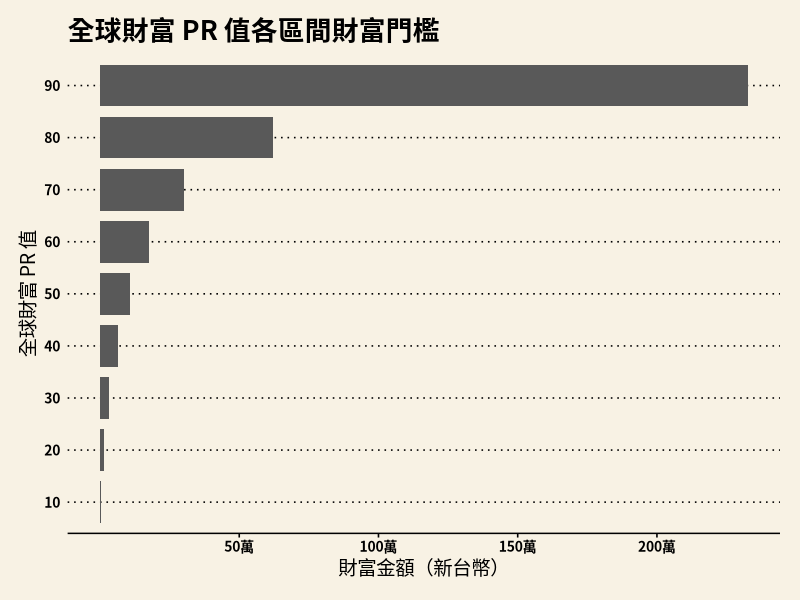
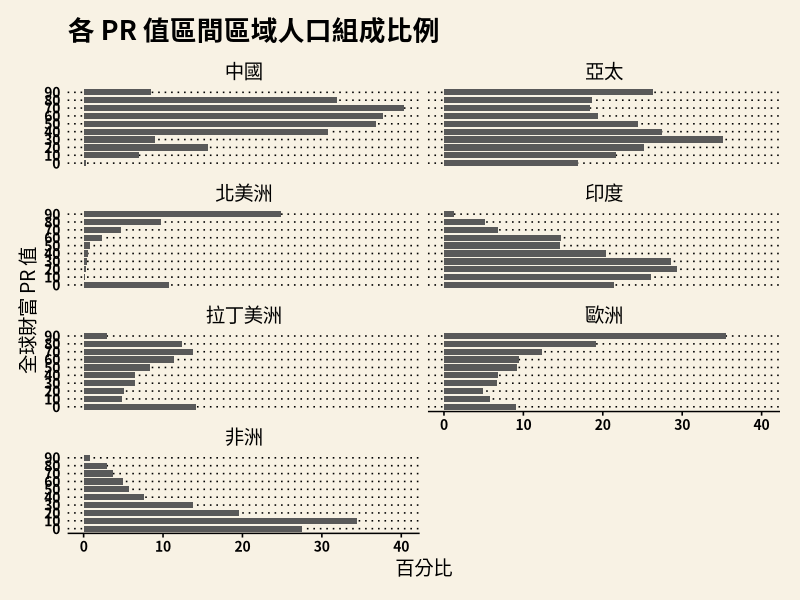
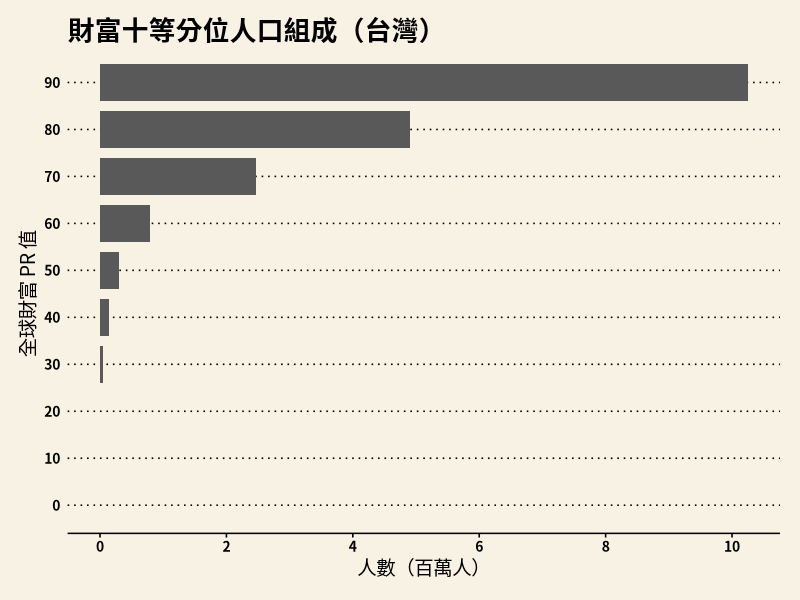

Source code (R) for these figures, in order:
library("tidyverse")
library("ggthemes")
library("svglite")

min_wealth_decile <- c(90, 466, 1083, 2152, 3582, 5855, 9941, 20536, 76754)
min_wealth_decile <- round(min_wealth_decile*30.3)

decile_str <- c("10", "20", "30", "40", "50", "60", "70", "80", "90")

min_wealth_df <- data.frame(decile_str, min_wealth_decile)
names(min_wealth_df) <- c("decile", "NTD")

g1 <- ggplot(min_wealth_df, aes(decile, NTD)) +
  geom_col(width = 0.8) + 
  scale_y_continuous(name="財富金額（新台幣）"
                     , breaks = c(500000, 1000000, 1500000, 2000000)
                     , labels = c("50萬", "100萬", "150萬", "200萬")) +
  scale_x_discrete(name="全球財富 PR 值") +
  coord_flip() +
  theme_wsj(base_size = 12, base_family = "Noto Sans CJK TC", title_family = "Noto Sans CJK TC") +
  scale_colour_wsj("colors6") + 
  theme(text = element_text(size=12), #控制基本字體大小
        title = element_text(size=16),
        legend.title = element_text(size=13), #控制圖例標題字體大小
        axis.title = element_text(size=14),
        axis.line.x = element_line(size=0.5, color = "black"), #控制x軸粗細與顏色
        axis.text.x = element_text(size=10), #控制x軸內容字體大小
        axis.text.y = element_text(size=10)) + #控制y軸內容字體大小
  ggtitle("全球財富 PR 值各區間財富門檻")
g1

decile_str2 <- c("0", "10", "20", "30", "40", "50", "60", "70", "80", "90")
decile_pop_by_region <- read_csv("wealth_data_decile_2017.csv") %>%
  mutate(decile=as.character(decile))
decile_pop_by_region_long <- gather(decile_pop_by_region, key="region", value="percentage", -decile)

g2 <- ggplot(decile_pop_by_region_long, aes(decile, percentage)) +
  geom_col(width = 0.8) + 
  facet_wrap(~ region, nrow = 4) +
  scale_y_continuous(name="百分比") +
  scale_x_discrete(name="全球財富 PR 值") +
  coord_flip() +
  theme_wsj(base_size = 12, base_family = "Noto Sans CJK TC", title_family = "Noto Sans CJK TC") +
  scale_colour_wsj("colors6") + 
  theme(text = element_text(size=12), #控制基本字體大小
        title = element_text(size=16),
        strip.text = element_text(size=14),
        legend.title = element_text(size=13), #控制圖例標題字體大小
        axis.title = element_text(size=14),
        axis.line.x = element_line(size=0.5, color = "black"), #控制x軸粗細與顏色
        axis.text.x = element_text(size=10), #控制x軸內容字體大小
        axis.text.y = element_text(size=10)) + #控制y軸內容字體大小
  ggtitle("各 PR 值區間區域人口組成比例")
g2

tw_decile_pop <- c(0, 0, 0, 0.01, 0.03, 0.06, 0.16, 0.5, 0.99, 2.07)
tw_decile <- data.frame(decile_str2, tw_decile_pop)
names(tw_decile) <- c("decile", "percentage")
tw_decile <- mutate(tw_decile, population = percentage*495/100)

g3 <- ggplot(tw_decile, aes(decile, population)) +
  geom_col(width = 0.8) + 
  scale_y_continuous(name="人數（百萬人）", breaks=c(0,2,4,6,8,10)) +
  scale_x_discrete(name="全球財富 PR 值") +
  coord_flip() +
  theme_wsj(base_size = 12, base_family = "Noto Sans CJK TC", title_family = "Noto Sans CJK TC") +
  scale_colour_wsj("colors6") + 
  theme(text = element_text(size=12), #控制基本字體大小
        title = element_text(size=16),
        legend.title = element_text(size=13), #控制圖例標題字體大小
        axis.title = element_text(size=14),
        axis.line.x = element_line(size=0.5, color = "black"), #控制x軸粗細與顏色
        axis.text.x = element_text(size=10), #控制x軸內容字體大小
        axis.text.y = element_text(size=10)) + #控制y軸內容字體大小
  ggtitle("財富十等分位人口組成（台灣）")
g3
